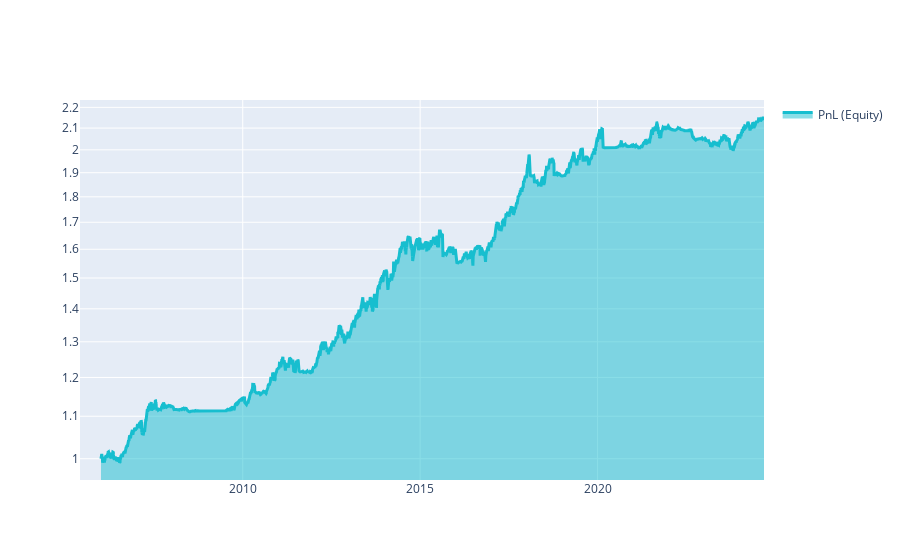

Notebook code cell kept with this figure:
### Code cell
stats = qnstats.calc_stat(snp_stocks_data, weights.sel(time=slice('2006-01-01', None)))
print_stats(stats)  #normalize_by_max_exposure(w, 0.1))

### Figure 1 — Plotly figure (JSON) as saved in the notebook; plotly's stock layout.template omitted (floating-point values rounded to 4 significant figures; data arrays with more than 128 entries replaced by an {"elided": "..."} marker saying what was removed)
{"data": [{"fill": "tonexty", "line": {"color": "#17BECF", "width": 3}, "name": "PnL (Equity)", "type": "scatter", "x": {"elided": "4851 str values"}, "y": {"elided": "4851 float values"}}], "layout": {"autosize": true, "showlegend": true, "xaxis": {"autorange": true, "range": ["2005-06-01", "2024-09-09"], "type": "date"}, "yaxis": {"range": [-0.02073, 0.3496], "type": "log"}}}
